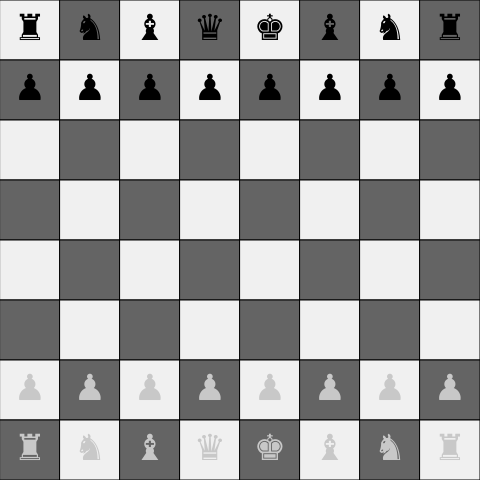
Frame 1 (no input)
Frame 60 (no input): identical to frame 1, image omitted
Frame 120 (the mouse pressed at the canvas centre since frame 60): identical to frame 1, image omitted

The p5.js sketch that drew this single still picture (run headless with seeded random() and noise() and a simulated clock; from frame 60 on, the mouse is pressed at the canvas centre):

// p5.js sketch
// ── sketch.js
let pieces = []; 

function setup() {
  createCanvas(480, 480); 
  initPieces();
}

function draw() {
  background(255);
  drawBoard();
  drawPieces();
}

function initPieces() {
  const startingPositions = [
    "rnbqkbnr",
    "pppppppp",
    "........",
    "........",
    "........",
    "........",
    "PPPPPPPP",
    "RNBQKBNR"
  ];

  for (let i = 0; i < 8; i++) {
    for (let j = 0; j < 8; j++) {
      const char = startingPositions[i][j];
      if (char !== ".") {
        const color = char === char.toLowerCase() ? "black" : "white";
        const type = char.toLowerCase();
        const piece = new ChessPiece(i, j, type, color)
        pieces.push(piece);
      }
    }
  }
}


function drawBoard() {
  const tileSize = width / 8;
  for (let i = 0; i < 8; i++) {
    for (let j = 0; j < 8; j++) {
      const isLight = (i + j) % 2 === 0;
      fill(isLight ? 240 : 100);
      rect(j * tileSize, i * tileSize, tileSize, tileSize);
    }
  }
}

function drawPieces() {
  for (let piece of pieces) {
    piece.show();
  }
}

class ChessPiece {
  constructor(row, col, type, color) {
    this.row = row;
    this.col = col;
    this.type = type;
    this.color = color;
  }

  show() {
    const tileSize = width / 8;
    const x = this.col * tileSize + tileSize / 2;
    const y = this.row * tileSize + tileSize / 2;

    textAlign(CENTER, CENTER);
    textSize(tileSize * 0.6);
    fill(this.color === "white" ? 200 : 0);
    text(this.getSymbol(), x, y);
  }

  getSymbol() {
    const symbols = {
      p: "♟",
      r: "♜",
      n: "♞",
      b: "♝",
      q: "♛",
      k: "♚",
    };
    return symbols[this.type] || "";
  }
}
